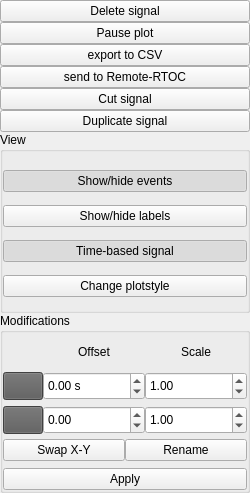
<?xml version="1.0" encoding="UTF-8"?>
<ui version="4.0">
 <class>Form</class>
 <widget class="QWidget" name="Form">
  <property name="geometry">
   <rect>
    <x>0</x>
    <y>0</y>
    <width>250</width>
    <height>493</height>
   </rect>
  </property>
  <property name="windowTitle">
   <string>Form</string>
  </property>
  <property name="layoutDirection">
   <enum>Qt::LeftToRight</enum>
  </property>
  <layout class="QVBoxLayout" name="verticalLayout_3">
   <property name="spacing">
    <number>0</number>
   </property>
   <property name="leftMargin">
    <number>0</number>
   </property>
   <property name="topMargin">
    <number>0</number>
   </property>
   <property name="rightMargin">
    <number>0</number>
   </property>
   <property name="bottomMargin">
    <number>0</number>
   </property>
   <item>
    <widget class="QPushButton" name="deleteButton">
     <property name="sizePolicy">
      <sizepolicy hsizetype="Minimum" vsizetype="Fixed">
       <horstretch>0</horstretch>
       <verstretch>0</verstretch>
      </sizepolicy>
     </property>
     <property name="toolTip">
      <string/>
     </property>
     <property name="statusTip">
      <string/>
     </property>
     <property name="layoutDirection">
      <enum>Qt::LeftToRight</enum>
     </property>
     <property name="text">
      <string>Delete signal</string>
     </property>
     <property name="icon">
      <iconset>
       <normaloff>icons/icons8-stornieren-480.png</normaloff>icons/icons8-stornieren-480.png</iconset>
     </property>
     <property name="iconSize">
      <size>
       <width>20</width>
       <height>20</height>
      </size>
     </property>
    </widget>
   </item>
   <item>
    <widget class="QPushButton" name="pauseButton">
     <property name="sizePolicy">
      <sizepolicy hsizetype="Minimum" vsizetype="Fixed">
       <horstretch>0</horstretch>
       <verstretch>0</verstretch>
      </sizepolicy>
     </property>
     <property name="toolTip">
      <string/>
     </property>
     <property name="statusTip">
      <string/>
     </property>
     <property name="layoutDirection">
      <enum>Qt::LeftToRight</enum>
     </property>
     <property name="text">
      <string>Pause plot</string>
     </property>
     <property name="icon">
      <iconset>
       <normaloff>icons/pause.png</normaloff>icons/pause.png</iconset>
     </property>
     <property name="iconSize">
      <size>
       <width>20</width>
       <height>20</height>
      </size>
     </property>
     <property name="checkable">
      <bool>true</bool>
     </property>
    </widget>
   </item>
   <item>
    <widget class="QPushButton" name="exportButton">
     <property name="sizePolicy">
      <sizepolicy hsizetype="Minimum" vsizetype="Fixed">
       <horstretch>0</horstretch>
       <verstretch>0</verstretch>
      </sizepolicy>
     </property>
     <property name="toolTip">
      <string/>
     </property>
     <property name="statusTip">
      <string/>
     </property>
     <property name="layoutDirection">
      <enum>Qt::LeftToRight</enum>
     </property>
     <property name="text">
      <string>export to CSV</string>
     </property>
     <property name="icon">
      <iconset>
       <normaloff>icons/exportCSV.png</normaloff>icons/exportCSV.png</iconset>
     </property>
     <property name="iconSize">
      <size>
       <width>20</width>
       <height>20</height>
      </size>
     </property>
    </widget>
   </item>
   <item>
    <widget class="QPushButton" name="sendRemoteButton">
     <property name="sizePolicy">
      <sizepolicy hsizetype="Minimum" vsizetype="Fixed">
       <horstretch>0</horstretch>
       <verstretch>0</verstretch>
      </sizepolicy>
     </property>
     <property name="toolTip">
      <string/>
     </property>
     <property name="statusTip">
      <string/>
     </property>
     <property name="layoutDirection">
      <enum>Qt::LeftToRight</enum>
     </property>
     <property name="text">
      <string>send to Remote-RTOC</string>
     </property>
     <property name="icon">
      <iconset>
       <normaloff>icons/icons8-job-liste-senden-filled-96.png</normaloff>icons/icons8-job-liste-senden-filled-96.png</iconset>
     </property>
     <property name="iconSize">
      <size>
       <width>20</width>
       <height>20</height>
      </size>
     </property>
    </widget>
   </item>
   <item>
    <widget class="QPushButton" name="cutButton">
     <property name="sizePolicy">
      <sizepolicy hsizetype="Minimum" vsizetype="Fixed">
       <horstretch>0</horstretch>
       <verstretch>0</verstretch>
      </sizepolicy>
     </property>
     <property name="toolTip">
      <string/>
     </property>
     <property name="statusTip">
      <string/>
     </property>
     <property name="layoutDirection">
      <enum>Qt::LeftToRight</enum>
     </property>
     <property name="text">
      <string>Cut signal</string>
     </property>
     <property name="icon">
      <iconset>
       <normaloff>icons/cut.png</normaloff>icons/cut.png</iconset>
     </property>
     <property name="iconSize">
      <size>
       <width>20</width>
       <height>20</height>
      </size>
     </property>
    </widget>
   </item>
   <item>
    <widget class="QPushButton" name="duplicateButton">
     <property name="sizePolicy">
      <sizepolicy hsizetype="Minimum" vsizetype="Fixed">
       <horstretch>0</horstretch>
       <verstretch>0</verstretch>
      </sizepolicy>
     </property>
     <property name="toolTip">
      <string/>
     </property>
     <property name="statusTip">
      <string/>
     </property>
     <property name="layoutDirection">
      <enum>Qt::LeftToRight</enum>
     </property>
     <property name="text">
      <string>Duplicate signal</string>
     </property>
     <property name="icon">
      <iconset>
       <normaloff>icons/duplicate.png</normaloff>icons/duplicate.png</iconset>
     </property>
     <property name="iconSize">
      <size>
       <width>20</width>
       <height>20</height>
      </size>
     </property>
    </widget>
   </item>
   <item>
    <widget class="QGroupBox" name="groupBox_2">
     <property name="title">
      <string>View</string>
     </property>
     <layout class="QVBoxLayout" name="verticalLayout">
      <property name="spacing">
       <number>0</number>
      </property>
      <property name="leftMargin">
       <number>0</number>
      </property>
      <property name="topMargin">
       <number>5</number>
      </property>
      <property name="rightMargin">
       <number>0</number>
      </property>
      <property name="bottomMargin">
       <number>0</number>
      </property>
      <item>
       <widget class="QPushButton" name="eventButton">
        <property name="sizePolicy">
         <sizepolicy hsizetype="Minimum" vsizetype="Fixed">
          <horstretch>0</horstretch>
          <verstretch>0</verstretch>
         </sizepolicy>
        </property>
        <property name="layoutDirection">
         <enum>Qt::LeftToRight</enum>
        </property>
        <property name="text">
         <string>Show/hide events</string>
        </property>
        <property name="icon">
         <iconset>
          <normaloff>icons/events.png</normaloff>icons/events.png</iconset>
        </property>
        <property name="iconSize">
         <size>
          <width>20</width>
          <height>20</height>
         </size>
        </property>
        <property name="checkable">
         <bool>true</bool>
        </property>
        <property name="checked">
         <bool>true</bool>
        </property>
       </widget>
      </item>
      <item>
       <widget class="QPushButton" name="labelButton">
        <property name="sizePolicy">
         <sizepolicy hsizetype="Minimum" vsizetype="Fixed">
          <horstretch>0</horstretch>
          <verstretch>0</verstretch>
         </sizepolicy>
        </property>
        <property name="toolTip">
         <string/>
        </property>
        <property name="statusTip">
         <string/>
        </property>
        <property name="layoutDirection">
         <enum>Qt::LeftToRight</enum>
        </property>
        <property name="text">
         <string>Show/hide labels</string>
        </property>
        <property name="icon">
         <iconset>
          <normaloff>icons/labels.png</normaloff>icons/labels.png</iconset>
        </property>
        <property name="iconSize">
         <size>
          <width>20</width>
          <height>20</height>
         </size>
        </property>
        <property name="checkable">
         <bool>true</bool>
        </property>
       </widget>
      </item>
      <item>
       <widget class="QPushButton" name="xTimeBaseButton">
        <property name="sizePolicy">
         <sizepolicy hsizetype="Minimum" vsizetype="Fixed">
          <horstretch>0</horstretch>
          <verstretch>0</verstretch>
         </sizepolicy>
        </property>
        <property name="toolTip">
         <string/>
        </property>
        <property name="statusTip">
         <string/>
        </property>
        <property name="layoutDirection">
         <enum>Qt::LeftToRight</enum>
        </property>
        <property name="text">
         <string>Time-based signal</string>
        </property>
        <property name="icon">
         <iconset>
          <normaloff>icons/xtimebase.png</normaloff>icons/xtimebase.png</iconset>
        </property>
        <property name="iconSize">
         <size>
          <width>20</width>
          <height>20</height>
         </size>
        </property>
        <property name="checkable">
         <bool>true</bool>
        </property>
        <property name="checked">
         <bool>true</bool>
        </property>
       </widget>
      </item>
      <item>
       <widget class="QPushButton" name="editPlotButton">
        <property name="sizePolicy">
         <sizepolicy hsizetype="Minimum" vsizetype="Fixed">
          <horstretch>0</horstretch>
          <verstretch>0</verstretch>
         </sizepolicy>
        </property>
        <property name="toolTip">
         <string/>
        </property>
        <property name="statusTip">
         <string/>
        </property>
        <property name="layoutDirection">
         <enum>Qt::LeftToRight</enum>
        </property>
        <property name="text">
         <string>Change plotstyle</string>
        </property>
        <property name="icon">
         <iconset>
          <normaloff>icons/style.png</normaloff>icons/style.png</iconset>
        </property>
        <property name="iconSize">
         <size>
          <width>20</width>
          <height>20</height>
         </size>
        </property>
       </widget>
      </item>
     </layout>
    </widget>
   </item>
   <item>
    <widget class="QGroupBox" name="groupBox">
     <property name="statusTip">
      <string></string>
     </property>
     <property name="title">
      <string>Modifications</string>
     </property>
     <layout class="QVBoxLayout" name="verticalLayout_2">
      <property name="spacing">
       <number>0</number>
      </property>
      <property name="leftMargin">
       <number>0</number>
      </property>
      <property name="topMargin">
       <number>5</number>
      </property>
      <property name="rightMargin">
       <number>0</number>
      </property>
      <property name="bottomMargin">
       <number>0</number>
      </property>
      <item>
       <layout class="QGridLayout" name="gridLayout">
        <property name="bottomMargin">
         <number>5</number>
        </property>
        <property name="horizontalSpacing">
         <number>0</number>
        </property>
        <property name="verticalSpacing">
         <number>6</number>
        </property>
        <item row="0" column="2">
         <widget class="QLabel" name="label_4">
          <property name="text">
           <string>Scale</string>
          </property>
          <property name="alignment">
           <set>Qt::AlignCenter</set>
          </property>
         </widget>
        </item>
        <item row="0" column="1">
         <widget class="QLabel" name="label_5">
          <property name="text">
           <string>Offset</string>
          </property>
          <property name="alignment">
           <set>Qt::AlignCenter</set>
          </property>
         </widget>
        </item>
        <item row="2" column="1">
         <widget class="QDoubleSpinBox" name="offsetYSpinBox">
          <property name="sizePolicy">
           <sizepolicy hsizetype="Ignored" vsizetype="Minimum">
            <horstretch>0</horstretch>
            <verstretch>0</verstretch>
           </sizepolicy>
          </property>
          <property name="minimum">
           <double>-100000000000000000.000000000000000</double>
          </property>
          <property name="maximum">
           <double>10000000000000000.000000000000000</double>
          </property>
          <property name="singleStep">
           <double>0.010000000000000</double>
          </property>
         </widget>
        </item>
        <item row="1" column="0">
         <widget class="QPushButton" name="xOffsetButton">
          <property name="sizePolicy">
           <sizepolicy hsizetype="Maximum" vsizetype="Preferred">
            <horstretch>0</horstretch>
            <verstretch>0</verstretch>
           </sizepolicy>
          </property>
          <property name="styleSheet">
           <string notr="true">background-color: rgb(91, 91, 91);</string>
          </property>
          <property name="text">
           <string/>
          </property>
          <property name="icon">
           <iconset>
            <normaloff>icons/x.png</normaloff>icons/x.png</iconset>
          </property>
          <property name="iconSize">
           <size>
            <width>20</width>
            <height>20</height>
           </size>
          </property>
          <property name="flat">
           <bool>false</bool>
          </property>
         </widget>
        </item>
        <item row="1" column="1">
         <widget class="QDoubleSpinBox" name="offsetXSpinBox">
          <property name="sizePolicy">
           <sizepolicy hsizetype="Ignored" vsizetype="Minimum">
            <horstretch>0</horstretch>
            <verstretch>0</verstretch>
           </sizepolicy>
          </property>
          <property name="suffix">
           <string> s</string>
          </property>
          <property name="minimum">
           <double>-100000000000000000.000000000000000</double>
          </property>
          <property name="maximum">
           <double>10000000000000000.000000000000000</double>
          </property>
          <property name="singleStep">
           <double>0.010000000000000</double>
          </property>
         </widget>
        </item>
        <item row="2" column="2">
         <widget class="QDoubleSpinBox" name="scaleYSpinBox">
          <property name="sizePolicy">
           <sizepolicy hsizetype="Ignored" vsizetype="Minimum">
            <horstretch>0</horstretch>
            <verstretch>0</verstretch>
           </sizepolicy>
          </property>
          <property name="minimum">
           <double>-100000000000000000.000000000000000</double>
          </property>
          <property name="maximum">
           <double>10000000000000000.000000000000000</double>
          </property>
          <property name="singleStep">
           <double>0.010000000000000</double>
          </property>
          <property name="value">
           <double>1.000000000000000</double>
          </property>
         </widget>
        </item>
        <item row="1" column="2">
         <widget class="QDoubleSpinBox" name="scaleXSpinBox">
          <property name="sizePolicy">
           <sizepolicy hsizetype="Ignored" vsizetype="Minimum">
            <horstretch>0</horstretch>
            <verstretch>0</verstretch>
           </sizepolicy>
          </property>
          <property name="minimum">
           <double>-100000000000000000.000000000000000</double>
          </property>
          <property name="maximum">
           <double>10000000000000000.000000000000000</double>
          </property>
          <property name="singleStep">
           <double>0.010000000000000</double>
          </property>
          <property name="value">
           <double>1.000000000000000</double>
          </property>
         </widget>
        </item>
        <item row="2" column="0">
         <widget class="QPushButton" name="yOffsetButton">
          <property name="sizePolicy">
           <sizepolicy hsizetype="Maximum" vsizetype="Preferred">
            <horstretch>0</horstretch>
            <verstretch>0</verstretch>
           </sizepolicy>
          </property>
          <property name="styleSheet">
           <string notr="true">background-color: rgb(91, 91, 91);</string>
          </property>
          <property name="text">
           <string/>
          </property>
          <property name="icon">
           <iconset>
            <normaloff>icons/y.png</normaloff>icons/y.png</iconset>
          </property>
          <property name="iconSize">
           <size>
            <width>20</width>
            <height>20</height>
           </size>
          </property>
          <property name="flat">
           <bool>false</bool>
          </property>
         </widget>
        </item>
       </layout>
      </item>
      <item>
       <layout class="QHBoxLayout" name="horizontalLayout_3">
        <property name="spacing">
         <number>0</number>
        </property>
        <property name="topMargin">
         <number>0</number>
        </property>
        <property name="bottomMargin">
         <number>7</number>
        </property>
        <item>
         <widget class="QPushButton" name="xySwapButton">
          <property name="sizePolicy">
           <sizepolicy hsizetype="Minimum" vsizetype="Fixed">
            <horstretch>0</horstretch>
            <verstretch>0</verstretch>
           </sizepolicy>
          </property>
          <property name="text">
           <string>Swap X-Y</string>
          </property>
          <property name="icon">
           <iconset>
            <normaloff>icons/swap.png</normaloff>icons/swap.png</iconset>
          </property>
          <property name="iconSize">
           <size>
            <width>20</width>
            <height>20</height>
           </size>
          </property>
          <property name="checkable">
           <bool>true</bool>
          </property>
         </widget>
        </item>
        <item>
         <widget class="QPushButton" name="renameButton">
          <property name="sizePolicy">
           <sizepolicy hsizetype="Minimum" vsizetype="Fixed">
            <horstretch>0</horstretch>
            <verstretch>0</verstretch>
           </sizepolicy>
          </property>
          <property name="toolTip">
           <string/>
          </property>
          <property name="statusTip">
           <string/>
          </property>
          <property name="text">
           <string>Rename</string>
          </property>
          <property name="icon">
           <iconset>
            <normaloff>icons/rename.png</normaloff>icons/rename.png</iconset>
          </property>
          <property name="iconSize">
           <size>
            <width>20</width>
            <height>20</height>
           </size>
          </property>
         </widget>
        </item>
       </layout>
      </item>
      <item>
       <widget class="QPushButton" name="submitModificationButton">
        <property name="toolTip">
         <string/>
        </property>
        <property name="statusTip">
         <string/>
        </property>
        <property name="text">
         <string>Apply</string>
        </property>
       </widget>
      </item>
     </layout>
    </widget>
   </item>
  </layout>
 </widget>
 <resources/>
 <connections/>
</ui>
